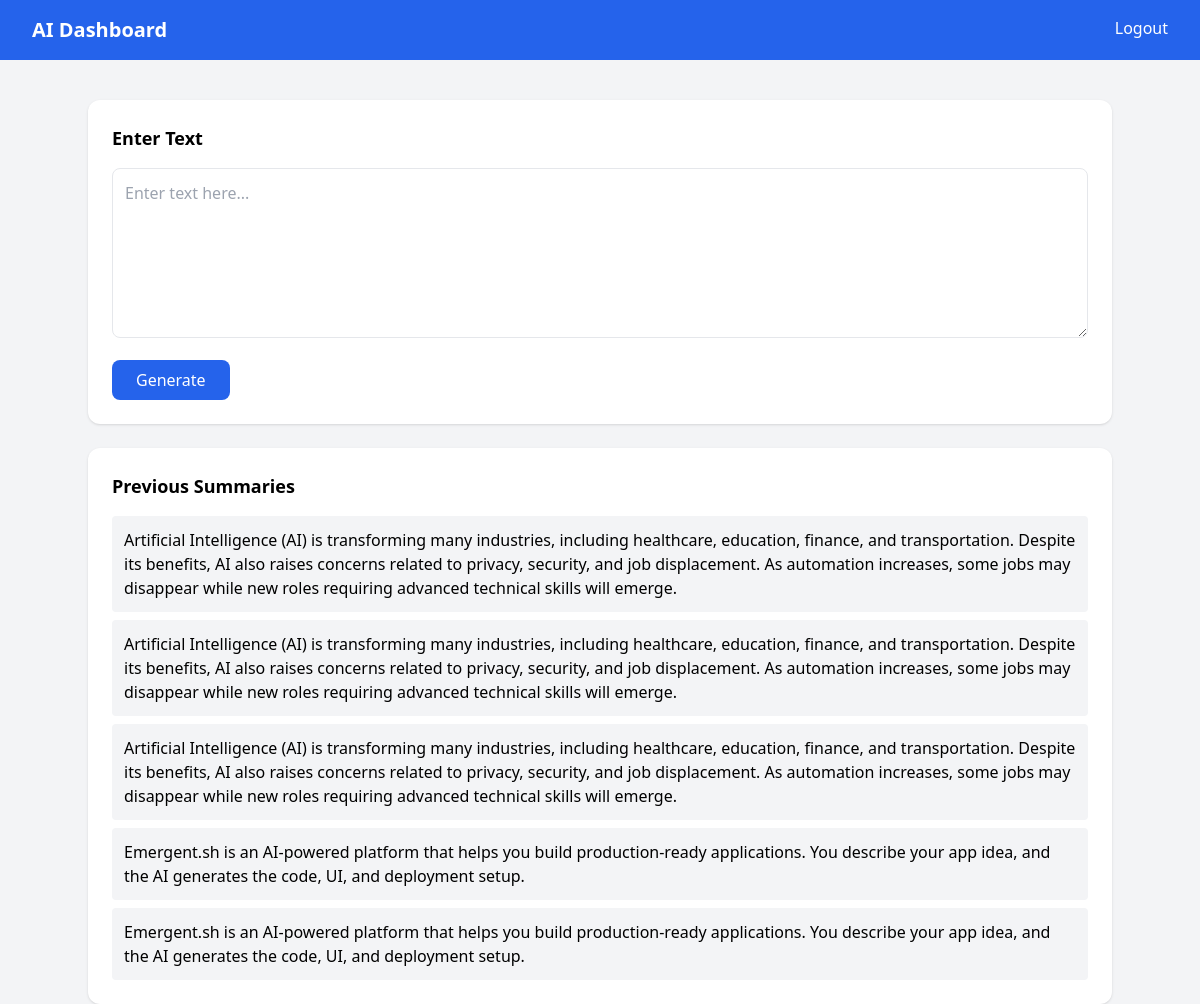
The page /dashboard (signed in) on the database its author committed.
### app.py (models this page shows)
class History(db.Model):
    id = db.Column(db.Integer, primary_key=True)
    user_id = db.Column(db.Integer, nullable=False)
    summary = db.Column(db.Text, nullable=False)

### app.py (the view, shortened to what this page needs)
@app.route("/dashboard", methods=["GET", "POST"])
def dashboard():
    if "user_id" not in session:
        return redirect(url_for("login"))
    summary = ""
    questions = ""
    user_history = History.query.filter_by(
        user_id=session["user_id"]
    ).all()
    return render_template(
        "dashboard.html",
        summary=summary,
        questions=questions,
        history=user_history
    )

### templates/dashboard.html (shortened to what this page needs)
<!DOCTYPE html>
<html>
<head>
<script src="https://cdn.tailwindcss.com"></script>
</head>
<body class="bg-gray-100 min-h-screen">
<nav class="bg-blue-600 text-white px-8 py-4 flex justify-between">
<h2 class="text-xl font-bold">AI Dashboard</h2>
<a href="/logout" class="hover:underline">Logout</a>
</nav>
<div class="max-w-5xl mx-auto mt-10 space-y-6">
<div class="bg-white p-6 rounded-xl shadow">
<h3 class="text-lg font-semibold mb-4">Enter Text</h3>
<form method="POST">
<textarea
name="text"
rows="6"
placeholder="Enter text here..."
required
class="w-full p-3 border rounded-lg focus:ring-2 focus:ring-blue-500"
></textarea>
<button
type="submit"
class="mt-4 bg-blue-600 text-white px-6 py-2 rounded-lg hover:bg-blue-700 transition"
>
Generate
</button>
</form>
</div>
<div class="bg-white p-6 rounded-xl shadow">
<h3 class="text-lg font-semibold mb-4">Previous Summaries</h3>
<ul class="space-y-2">
{% for item in history %}
<li class="bg-gray-100 p-3 rounded">
{{item.summary}}
</li>
{% endfor %}
</ul>
</div>
</div>
</body>
</html>

### rows shown on the page
History: summary "Artificial Intelligence (AI) is transforming many industries, including healthcare, education, finance, and transportation. Despite its benefits, AI also raises concerns related to privacy, security, and job displacement. As automation increases, some jobs may disappear while new roles requiring advanced technical skills will emerge."
History: summary "Artificial Intelligence (AI) is transforming many industries, including healthcare, education, finance, and transportation. Despite its benefits, AI also raises concerns related to privacy, security, and job displacement. As automation increases, some jobs may disappear while new roles requiring advanced technical skills will emerge."
History: summary "Artificial Intelligence (AI) is transforming many industries, including healthcare, education, finance, and transportation. Despite its benefits, AI also raises concerns related to privacy, security, and job displacement. As automation increases, some jobs may disappear while new roles requiring advanced technical skills will emerge."
History: summary "Emergent.sh is an AI-powered platform that helps you build production-ready applications. You describe your app idea, and the AI generates the code, UI, and deployment setup."
History: summary "Emergent.sh is an AI-powered platform that helps you build production-ready applications. You describe your app idea, and the AI generates the code, UI, and deployment setup."
